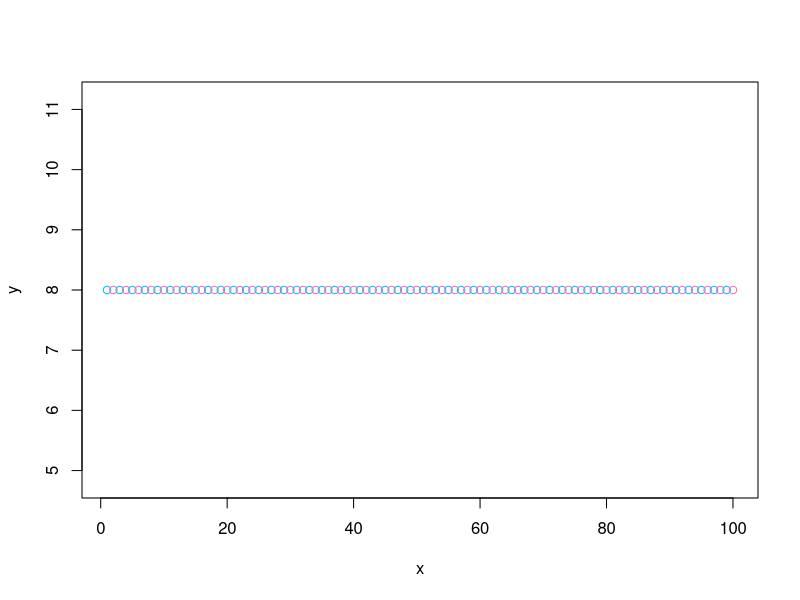
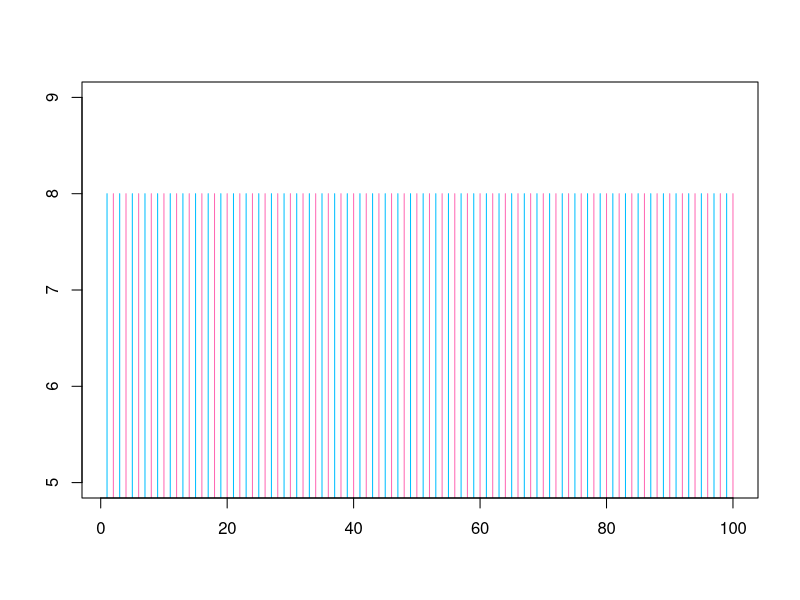

Source code (R) for these figures, in order:
## ---- chunk 1
v1 <- seq(from=1,to=103,by=3)
## ---- chunk 2
v2 <- v1+4
## ---- chunk 3
v3 <- v2[-8]
## ---- chunk 4
v4 <- c(v3,50,39)
## ---- chunk 5
sum(v4)
## ---- chunk 6
length(v4)
## ---- chunk 7
color.list <- c('deepskyblue','hotpink','seagreen')
## ---- chunk 8
color.index <- rep(c(1,2),50)
## ---- chunk 9
mycol <- color.list[color.index]
mycol
## ---- chunk 10
x <- c(1:100)
y <- rep(8,100)
length(x)
length(y)
## ---- chunk 11
sum(x*y)
## ---- chunk 12
plot(x,y,col=mycol)
## ---- chunk 13
plot(x,y,col=mycol,xlab=NA,ylab=NA,type='h',ylim=c(5,9))
## ---- chunk 14
mtcars$model <- row.names(mtcars)
## ---- chunk 15
attach(mtcars)
model[1]
am[1]
## ---- chunk 16
model[c(1,2,10)]
am[c(1,2,10)]
## ---- chunk 17
am[model=='Toyota Corona']
mpg[model=='Toyota Corona']
## ---- chunk 18
model[am==0]
## ---- chunk 19
model[wt>5]
## ---- chunk 20
data.frame(model = model[mpg<16], mpg = mpg[mpg<16])
